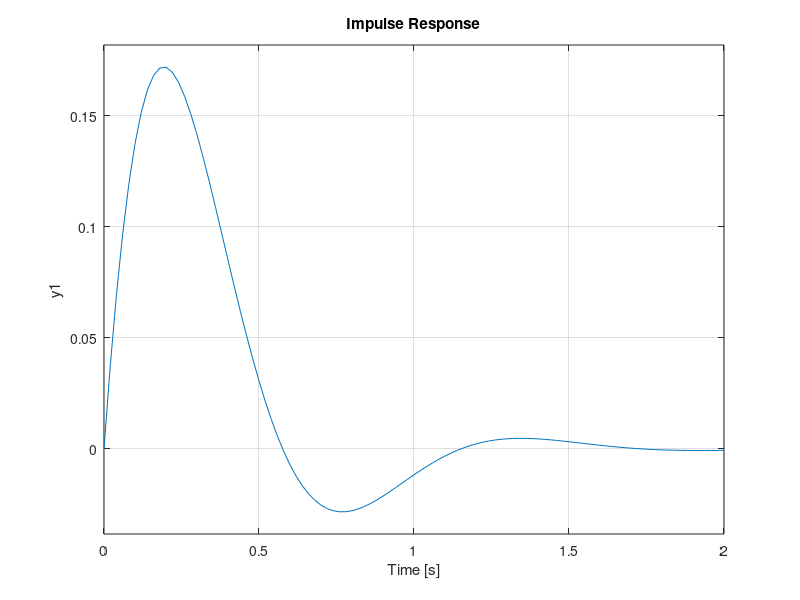
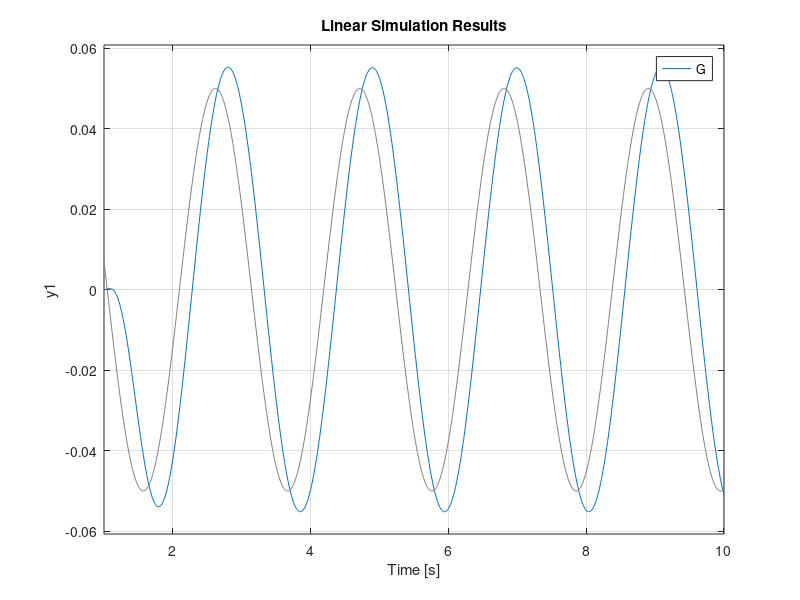

Write the MATLAB code that produced these figures, in order.
clc;
clear all;
% close all;

%%task 2
t = 1:0.01:10;
excitation_sin = 0.05*sin(3*t);

m_p = 0.16; %kg
c_p = 0.4; %Ns/m
k_p = 6.32; %N/m
w_n = sqrt(k_p/m_p);
zeta= c_p/2*sqrt(k_p*m_p);
% c_p1 = 0;
% d_d = 2*zeta*w_n*m_p;
% d_p = (w_n)^2*m_p - k_p;
coeff= 0;
% d_d_mat=[0.01 0.1 1 10 100  ];
% d_p_mat=[0.01 0.1 1 10 100  ];
% for l1=1:length(d_d_mat)
%     d_d=d_d_mat(l1);
%  for l2=1:length(d_p_mat)
%     d_p=d_p_mat(l2);
% for d_d=0:0.2:1
%     for d_p=0:0.2:1
% coeff=coeff +1;    
% H = tf([0,2*zeta*w_n,w_n^2],[1,2*zeta*w_n,w_n^2]);
d_d = 1;
% d_d= 2*m_p*w_n; %crtically damped
d_p = 0;
G = tf([0,0,k_p],[m_p,d_d,k_p+d_p]);
% bode(G)
figure(1)
impulse(G*0.05) % impulse excitation
hold on;
figure(2)
lsim(G,excitation_sin,t) % sine excitation
hold on;

% impulse(H*0.05,1) % impulse excitation
w_calc= sqrt((k_p+d_p)/m_p);
zeta_calc = d_d / (2*m_p*w_n);
% utsav(1,coeff)=d_d;
% utsav(2,coeff)=d_p;
%  end
% end
